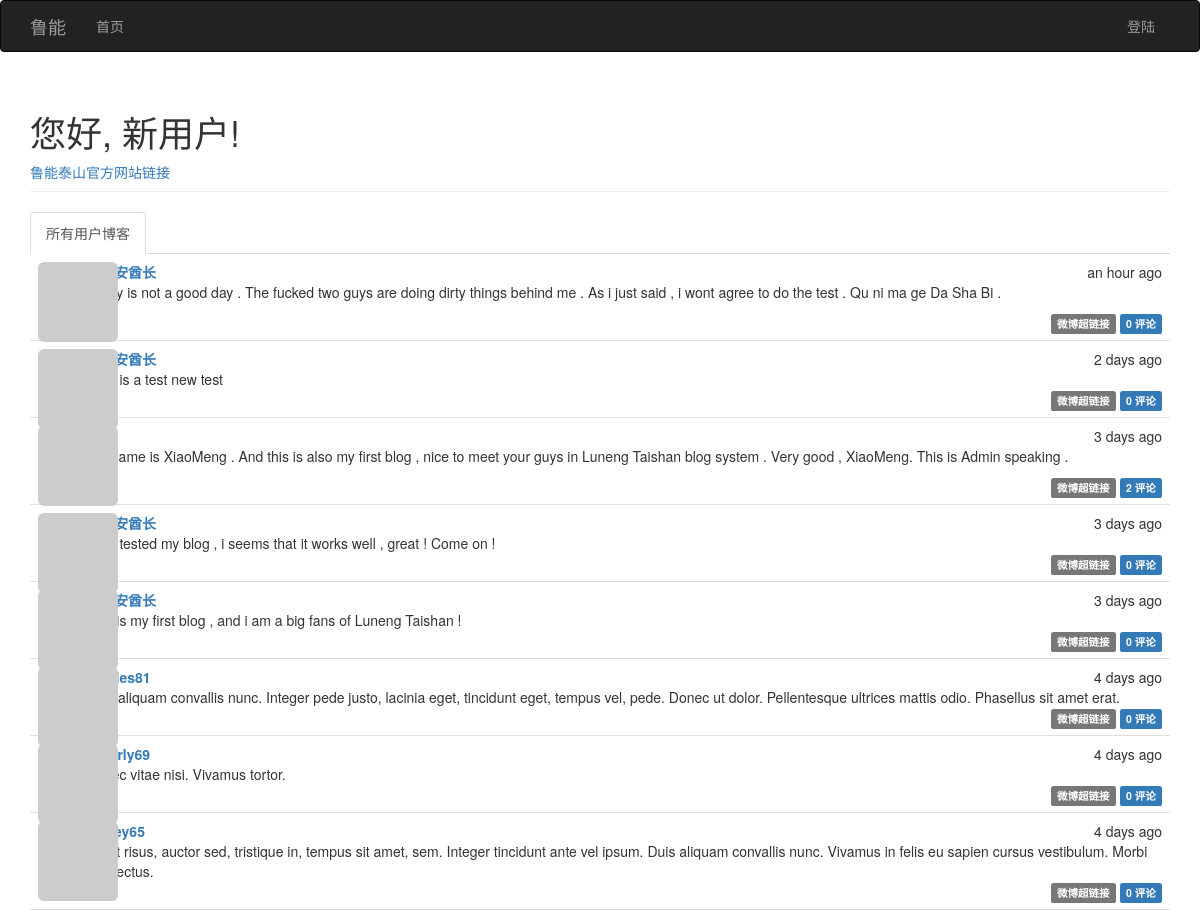
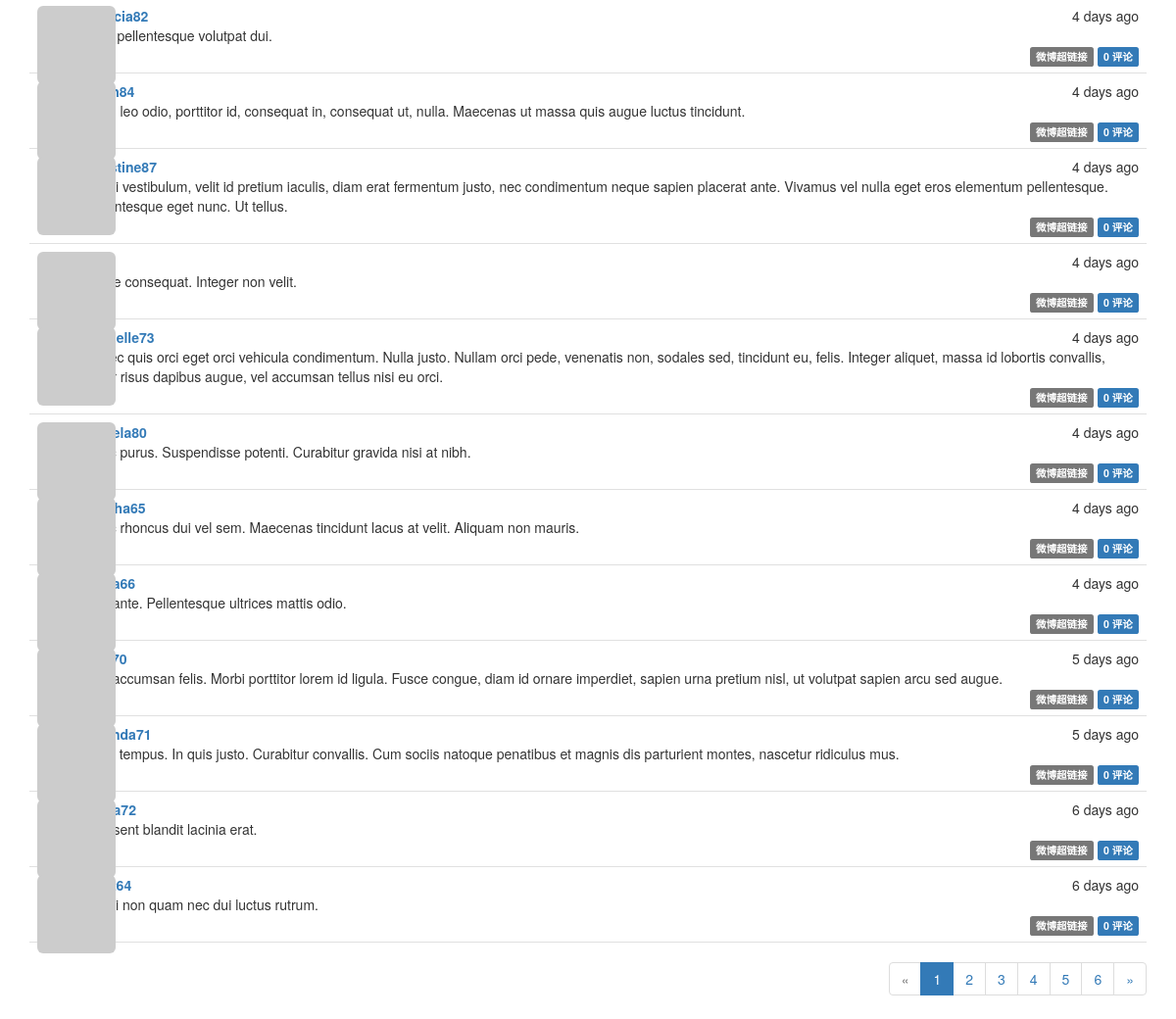
The page / on the database its author committed (2 pictures, top to bottom).
### app/models.py (models this page shows, shortened)
class Post(db.Model):
    __tablename__ = 'posts'
    id = db.Column(db.Integer, primary_key=True)
    body = db.Column(db.Text)
    timestamp = db.Column(db.DateTime, index=True, default=datetime.utcnow)
    author_id = db.Column(db.Integer, db.ForeignKey('users.id'))
    body_html=db.Column(db.Text)
    comments=db.relationship('Comment',backref='post',lazy='dynamic')

class User(UserMixin,db.Model):
    __tablename__='users'
    id=db.Column(db.Integer,primary_key=True)
    email=db.Column(db.String(64),unique=True,index=True)
    username=db.Column(db.String(64),unique=True,index=True)
    password_hash=db.Column(db.String(128))
    role_id=db.Column(db.Integer,db.ForeignKey('roles.id'))
    name=db.Column(db.String(64))
    location=db.Column(db.String(64))
    about_me=db.Column(db.Text())
    member_since=db.Column(db.DateTime(),default=datetime.utcnow)
    last_seen=db.Column(db.DateTime(),default=datetime.utcnow)
    avatar_hash=db.Column(db.String(32))
    posts=db.relationship('Post',backref='author',lazy='dynamic')
    followed=db.relationship('Follow',foreign_keys=[Follow.follower_id],backref=db.backref('follower',lazy='joined'),lazy='dynamic',cascade='all,delete-orphan')
    followers=db.relationship('Follow',foreign_keys=[Follow.followed_id],backref=db.backref('followed', lazy='joined'),lazy='dynamic',cascade='all, delete-orphan')
    comments=db.relationship('Comment',backref='author',lazy='dynamic')
    @property
    def password(self):
        raise AttributeError('password is not a readable attribute')
    def gravatar(self,size=100,default='identicon',rating='g'):
        if request.is_secure:
            url = 'https://secure.gravatar.com/avatar'
        else:
            url = 'http://cn.gravatar.com/avatar'
        hash= self.avatar_hash or hashlib.md5(str(self.email).encode('utf-8')).hexdigest()
        return '{url}/{hash}?s={size}&d={default}&r={rating}'.format(url=url, hash=hash, size=size, default=default, rating=rating)

### app/main/views.py (the view)
@main.route('/',methods=['GET','POST'])
def index():
    form=PostForm()
    if current_user.can(Permission.WRITE_ARTICLES) and form.validate_on_submit():
        post=Post(body=form.body.data,author=current_user._get_current_object())
        db.session.add(post)
        return redirect(url_for('.index'))
    page=request.args.get('page', 1, type=int)
    show_followed=False
    if current_user.is_authenticated:
        show_followed=bool(request.cookies.get('show_followed',''))
    if show_followed:
        query=current_user.followed_posts
    else:
        query=Post.query
    pagination = query.order_by(Post.timestamp.desc()).paginate(
        page, per_page=current_app.config['FLASKY_POSTS_PER_PAGE'],
        error_out=False)
    posts=pagination.items
    return render_template('index.html',form=form,posts=posts,show_followed=show_followed,pagination=pagination)

### app/auth/views.py (called while the page is built)
@auth.before_app_request
def before_request():
    if current_user.is_authenticated:
        current_user.ping()

### app/main/__init__.py (called while the page is built)
@main.app_context_processor
def inject_permissions():
    return dict(Permission=Permission)

### app/models.py (called while the page is built)
    def can(self, permissions):
        return False

    def is_administrator(self):
        return False

### app/templates/index.html (shortened to what this page needs)
{% extends "base.html" %}
{% import "bootstrap/wtf.html" as wtf %}
{% import "_macros.html" as macros %}
{% block page_content %}
<div class="page-header">
    <h1>您好, {% if current_user.is_authenticated %}{{ current_user.username }}{% else %}新用户{% endif %}!</h1>
    <a href="http://www.lnts.com.cn">鲁能泰山官方网站链接</a>
</div>
<div class="post-tabs">
    <ul class="nav nav-tabs">
        <li{% if not show_followed %} class="active"{% endif %}><a href="{{ url_for('.show_all') }}">所有用户博客</a></li>
    </ul>
    {% include '_posts.html' %}
</div>
{% if pagination %}
<div class="pagination">
    {{ macros.pagination_widget(pagination, '.index') }}
</div>
{% endif %}
{% endblock %}

### app/templates/_posts.html (shortened to what this page needs)
<ul class="posts">
    {% for post in posts %}
    <li class="post">
        <div class="post-thumbnail">
            <a href="{{ url_for('.user', username=post.author.username) }}">
                <img class="img-rounded profile-thumbnail" src="{{ post.author.gravatar(size=40) }}">
            </a>
        </div>
        <div class="post-content">
            <div class="post-date">{{ moment(post.timestamp).fromNow() }}</div>
            <div class="post-author"><a href="{{ url_for('.user', username=post.author.username) }}">{{ post.author.username }}</a></div>
            <div class="post-body">
                {% if post.body_html %}
                    {{ post.body_html | safe }}
                {% else %}
                    {{ post.body }}
                {% endif %}
            </div>
            <div class="post-footer">
                <a href="{{ url_for('.post', id=post.id) }}">
                    <span class="label label-default">微博超链接</span>
                </a>
                <a href="{{ url_for('.post', id=post.id) }}#comments">
                    <span class="label label-primary">{{ post.comments.count() }} 评论</span>
                </a>
            </div>
        </div>
    </li>
    {% endfor %}
</ul>

### app/static/styles.css (style rules this page uses)
.profile-thumbnail { position: absolute; }
div.post-tabs { margin-top: 16px; }
ul.posts { list-style-type: none; padding: 0px; margin: 16px 0px 0px 0px; border-top: 1px solid #e0e0e0; }
div.post-tabs ul.posts { margin: 0px; border-top: none; }
ul.posts li.post { padding: 8px; border-bottom: 1px solid #e0e0e0; }
div.post-date { float: right; }
div.post-author { font-weight: bold; }
div.post-thumbnail { position: absolute; }
div.post-content { margin-left: 48px; min-height: 48px; }
div.post-footer { text-align: right; }
div.pagination { width: 100%; text-align: right; padding: 0px; margin: 0px; }

### rows shown on the page
Post: timestamp "an hour ago", author.username "印第安酋长", body_html "Today is not a good day . The fucked two guys are doing dirty things behind me . As i just said , i wont agree to do the test . Qu ni ma ge Da Sha Bi .", comments.count "0"
Post: timestamp "2 days ago", author.username "印第安酋长", body "#this is a test new test", comments.count "0"
Post: timestamp "3 days ago", body_html "My Name is XiaoMeng . And this is also my first blog , nice to meet your guys in Luneng Taishan blog system . Very good , XiaoMeng. This is Admin speaking .", comments.count "2"
Post: timestamp "3 days ago", author.username "印第安酋长", body "I just tested my blog , i seems that it works well , great ! Come on !", comments.count "0"
Post: timestamp "3 days ago", author.username "印第安酋长", body "This is my first blog , and i am a big fans of Luneng Taishan !", comments.count "0"
Post: timestamp "4 days ago", author.username "charles81", body "Duis aliquam convallis nunc. Integer pede justo, lacinia eget, tincidunt eget, tempus vel, pede. Donec ut dolor. Pellentesque ultrices mattis odio. Phasellus sit amet erat.", comments.count "0"
Post: timestamp "4 days ago", author.username "beverly69", body "Donec vitae nisi. Vivamus tortor.", comments.count "0"
Post: timestamp "4 days ago", body "In est risus, auctor sed, tristique in, tempus sit amet, sem. Integer tincidunt ante vel ipsum. Duis aliquam convallis nunc. Vivamus in felis eu sapien cursus vestibulum. Morbi non lectus.", comments.count "0"
Post: timestamp "4 days ago", author.username "patricia82", body "Cras pellentesque volutpat dui.", comments.count "0"
Post: timestamp "4 days ago", body "Proin leo odio, porttitor id, consequat in, consequat ut, nulla. Maecenas ut massa quis augue luctus tincidunt.", comments.count "0"
Post: timestamp "4 days ago", author.username "christine87", body "Morbi vestibulum, velit id pretium iaculis, diam erat fermentum justo, nec condimentum neque sapien placerat ante. Vivamus vel nulla eget eros elementum pellentesque. Pellentesque eget nunc. Ut tellus.", comments.count "0"
Post: timestamp "4 days ago", body "Fusce consequat. Integer non velit.", comments.count "0"
Post: timestamp "4 days ago", author.username "michelle73", body "Donec quis orci eget orci vehicula condimentum. Nulla justo. Nullam orci pede, venenatis non, sodales sed, tincidunt eu, felis. Integer aliquet, massa id lobortis convallis, tortor risus dapibus augue, vel accumsan tellus nisi eu orci.", comments.count "0"
Post: timestamp "4 days ago", body "Nunc purus. Suspendisse potenti. Curabitur gravida nisi at nibh.", comments.count "0"
Post: timestamp "4 days ago", body "Nunc rhoncus dui vel sem. Maecenas tincidunt lacus at velit. Aliquam non mauris.", comments.count "0"
Post: timestamp "4 days ago", body "Sed ante. Pellentesque ultrices mattis odio.", comments.count "0"
Post: timestamp "5 days ago", body "Sed accumsan felis. Morbi porttitor lorem id ligula. Fusce congue, diam id ornare imperdiet, sapien urna pretium nisl, ut volutpat sapien arcu sed augue.", comments.count "0"
Post: timestamp "5 days ago", author.username "amanda71", body "Nulla tempus. In quis justo. Curabitur convallis. Cum sociis natoque penatibus et magnis dis parturient montes, nascetur ridiculus mus.", comments.count "0"
Post: timestamp "6 days ago", body "Praesent blandit lacinia erat.", comments.count "0"
Post: timestamp "6 days ago", body "Morbi non quam nec dui luctus rutrum.", comments.count "0"

### other values the page prints
{{ p }} "1"
{{ p }} "2" "3" "4" "5" "6"
